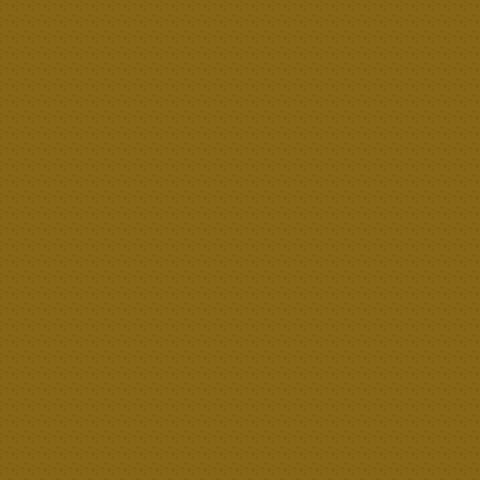

A level layout from a 2D game, rendered from its tile map. Below: a short description, then the map file with tile-grid data replaced by summaries:
An orthogonal 30x30 tile map with 16x16 px tiles, 4 tile layers (Back, Buildings, Front, AlwaysFront).

<map version="1.2" tiledversion="1.2.1" orientation="orthogonal" renderorder="right-down" width="30" height="30" tilewidth="16" tileheight="16" infinite="0" nextlayerid="5" nextobjectid="1">
 <tileset firstgid="1" source="OutdoorSpring.tsx" />
 <layer id="1" name="Back" width="30" height="30">
  <data>[900 cells, 900 non-empty, 1 distinct tile ids]</data>
 </layer>
 <layer id="2" name="Buildings" width="30" height="30">
  <data>[900 cells, 0 non-empty, 0 distinct tile ids]</data>
 </layer>
 <layer id="3" name="Front" width="30" height="30">
  <data>[900 cells, 0 non-empty, 0 distinct tile ids]</data>
 </layer>
 <layer id="4" name="AlwaysFront" width="30" height="30">
  <data>[900 cells, 0 non-empty, 0 distinct tile ids]</data>
 </layer>
</map>
